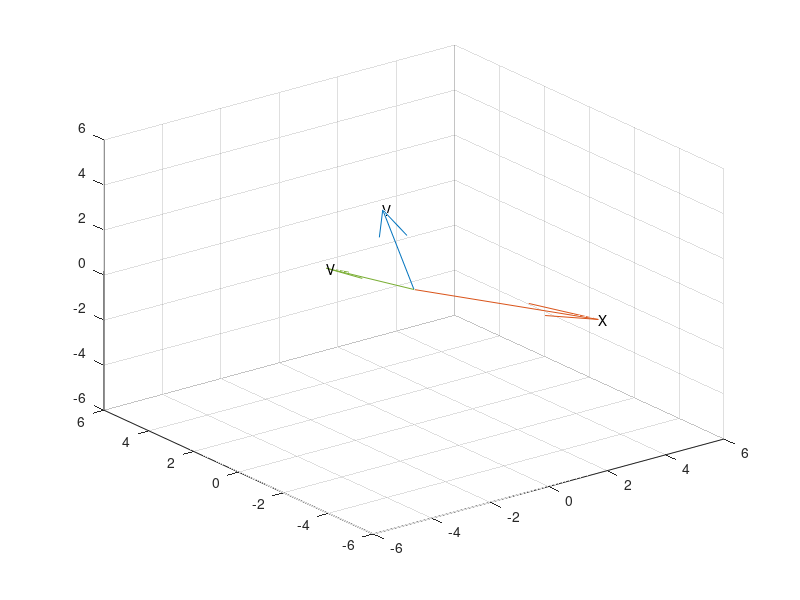

The MATLAB source for this figure:
%线性变换
A = [2,5,3;
     4,0,8;
     1,3,0];

%变换后向量
V = [-3,0,2]'

%计算被变换向量
X = inv(A)*V

%绘制变换前向量
quiver3(0,0,0,A(1),A(2),A(3),1)
text(A(1),A(2),A(3),'V');
hold on;

%绘制变换前向量
quiver3(0,0,0,V(1),V(2),V(3),1)
text(V(1),V(2),V(3),'V');
hold on;

%绘制被变换向量
quiver3(0,0,0,X(1),X(2),X(3),1)
text(X(1),X(2),X(3),'X');
hold on;

xlim([-6,6]);
ylim([-6,6]);
zlim([-6,6]);

%axis equal
grid on
%hold on;